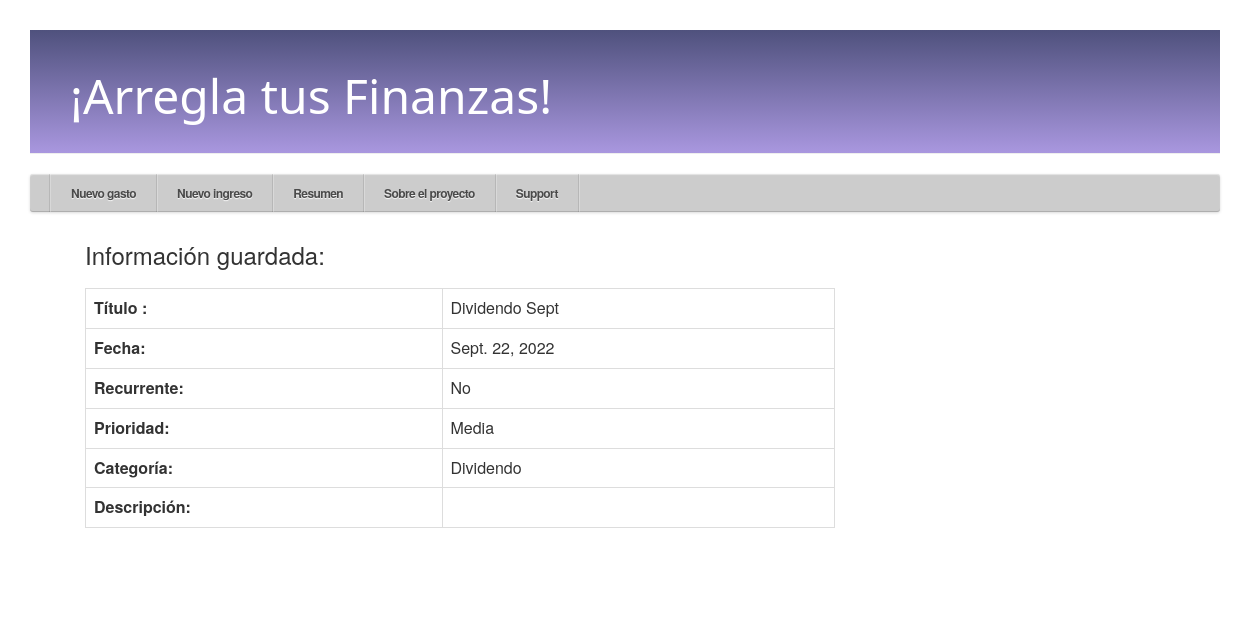
Page /gastos/13/ on the committed database.
### aplicacion/models.py (models this page shows, shortened)
class gastos(models.Model):
    id_usuario = models.ForeignKey(settings.AUTH_USER_MODEL, on_delete=models.CASCADE)
    titulo = models.CharField(max_length=20)
    descripcion = models.TextField(blank=True, null=True)
    RECURRENCIA = [
        ('Si', 'Si'),
        ('No', 'No'),
    ]
    recurrente = models.CharField(max_length=2, choices=RECURRENCIA)
    fecha_cobro = models.DateField()
    PRIORIDAD = [
        ('Alta', 'Alta'),
        ('Media', 'Media'),
        ('Baja', 'Baja'),
    ]
    prioridad = models.CharField(max_length=10, choices=PRIORIDAD)
    monto = models.IntegerField()
    CATEGORIA = [
        ('Entretención', 'Entretención'),
        ('Transporte', 'Transporte'),
        ('Alimento', 'Alimentos'),
        ('Cuentas Básicas', 'Cuentas Básicas'),
        ('Dividendo', 'Dividendo'),
        ('Otros', 'Otros'),
    ]
    categoria = models.CharField(max_length=100, choices=CATEGORIA)
    class Meta:
        ordering = ["fecha_cobro"]

### aplicacion/views.py (the view)
# urls.py: path('gastos/<int:pk>/', views.gastos_detail, name='gastos_detail'),
def gastos_detail(request, pk):
    gastos_a = get_object_or_404(gastos, pk=pk)
    return render(request, 'aplicacion/gastos_detail.html', {'gastos_a': gastos_a})

### aplicacion/templates/aplicacion/gastos_detail.html (shortened to what this page needs)
{% extends 'aplicacion/base.html' %}
{% block content %}
    <div class="post">
        <h3>Información guardada: <h3>
        <table class="table table-bordered">
            <tr>
                <td><strong>Título :</strong></td>
                <td>{{ gastos_a.titulo }}</td>
              </tr>
            <tr>
                <td><strong>Fecha:</strong></td>
                <td>{{ gastos_a.fecha_cobro }}</td>
              </tr>
            <tr>
              <td><strong>Recurrente:</strong></td>
              <td>{{ gastos_a.recurrente }}</td>
            </tr>
            <tr>
              <td><strong>Prioridad:</strong></td>
              <td>{{ gastos_a.prioridad }}</td>
            </tr>
            <tr>
              <td><strong>Categoría:</strong></td>
              <td>{{ gastos_a.categoria }}</td>
            </tr>
            <tr>
                <td><strong>Descripción:</strong> </td>
                <td>{{ gastos_a.descripcion|linebreaksbr }}</td>
              </tr>
        </table>
    </div>
{% endblock %}

### aplicacion/static/aplicacion/base.css (style rules this page uses)
.post { margin-bottom: 70px; }
* { margin: 0; padding: 0; box-sizing: border-box; }
body { padding: 30px; font-family: "Helvetica Neue", helvetica, arial; background: url('https://subtlepatterns.com/patterns/white_carbonfiber.png'); }

### rows in the picture
gastos: titulo "Dividendo Sept", fecha_cobro "Sept. 22, 2022", recurrente "No", prioridad "Media", categoria "Dividendo"
